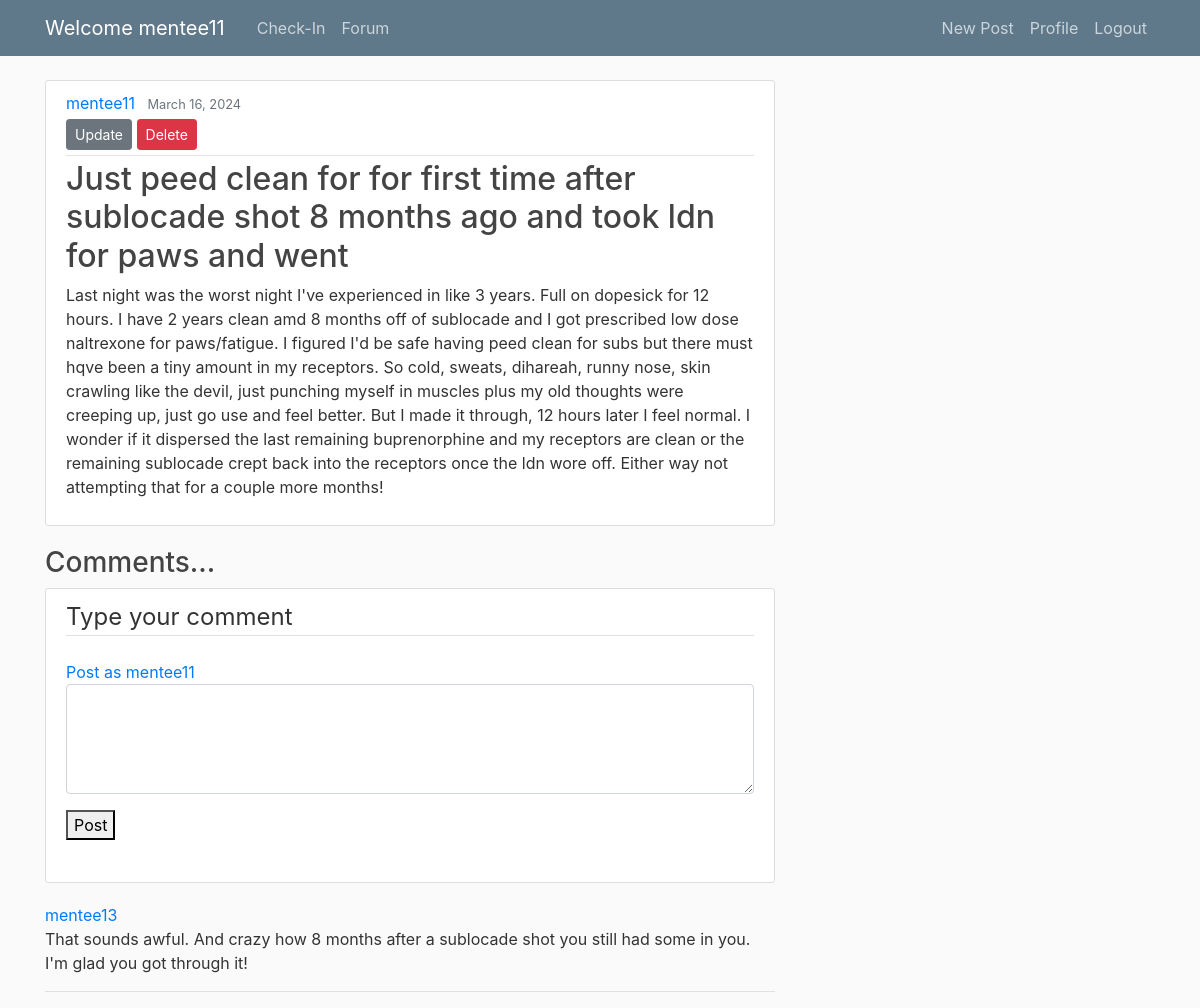
Screenshot of /feed/post/3/ (signed in) with the database file from the repository.
### feed/models.py (models this page shows, shortened)
class Post(models.Model):
    title = models.CharField(max_length=100)
    content = models.TextField()
    date_posted = models.DateTimeField(default=timezone.now)
    author = models.ForeignKey(User, on_delete=models.CASCADE)

class Comment(models.Model):
    content = models.TextField()
    date_posted = models.DateTimeField(default=timezone.now)
    comment_post = models.ForeignKey(Post, on_delete=models.CASCADE)
    author = models.ForeignKey(User, on_delete=models.CASCADE)
    class Meta:
        ordering=['-date_posted']

### feed/views.py (the view, shortened to what this page needs)
# urls.py: path('post/<int:pk>/', PostDetailView.as_view(), name ='post-detail'),
@method_decorator(login_required, name='dispatch')
class PostDetailView(DetailView):
    model = Post
    def get_context_data(self , **kwargs):
        data = super().get_context_data(**kwargs)
        connected_comments = Comment.objects.filter(comment_post=self.get_object())
        number_of_comments = connected_comments.count()
        logger.debug('Number of comments ::  {number_of_comments}')
        data['comments'] = connected_comments
        data['no_of_comments'] = number_of_comments
        data['comment_form'] = CommentForm()
        return data

### feed/forms.py
class CommentForm(forms.ModelForm):
    class Meta:
        model = Comment
        fields = ['content']
        labels = {
            'content': _(''),
        }
        widgets = {
            'content' : forms.Textarea(attrs={'rows': 4}),
        }

### feed/templates/feed/post_detail.html (shortened to what this page needs)
{% extends "feed/base.html" %}
{% load crispy_forms_tags %}
{% block content %}
  <article class="media content-section">
    <div class="media-body">
      <div class="article-metadata">
        <a class="mr-2" href="{% url 'user-posts' object.author.username %}">{{ object.author }}</a>
        <small class="text-muted">{{ object.date_posted|date:"F d, Y" }}</small>
        {% if object.author == user %}
          <div>
            <a class="btn btn-secondary btn-sm mt-1 mb-1" href="{% url 'post-update' object.id %}">Update</a>
            <a class="btn btn-danger btn-sm mt-1 mb-1" href="{% url 'post-delete' object.id %}">Delete</a>
          </div>
        {% endif %}
      </div>
      <h2 class="article-title">{{ object.title }}</h2>
      <p class="article-content">{{ object.content }}</p>
    </div>
  </article>
  <h3>Comments...</h3>
  {% if user.is_authenticated %}
  <div class="content-section">
        <form action="" method="POST" id="main_form" class="comment_form">
          <fieldset class="form-group">
            <legend class="border-bottom mb-4">Type your comment</legend>
            <a href="{% url 'user-posts' user.username %}"> Post as {{user.username }}</a>
            {{ comment_form|crispy }}
            {% if user.user_profile.role == 'mentor' %}
              <div class="form-group">
                <button type="button" name="generate_response" onclick="generateResponse()">Generate Response with AI</button>
                <button type="submit" value="Post">Post</button>
                <br>
                <label id="wait_message" style="color:rgb(32, 56, 210);"></label>
              </div>
            {% else %}
              <div class="form-group">
                <button type="submit" value="Post">Post</button>
              </div>
            {% endif %}
          </fieldset>
        </form>
  </div>
  {% endif %}
  <div>
    {% for comment in object.comment_set.all %}
    <a href="{% url 'user-posts' comment.author.username %}"> {{comment.author.username }}</a>
    <p> {{comment.content }}</p>
    <hr>
    {% endfor %}
  </div>
{% endblock content %}

### feed/templates/feed/base.html (shortened to what this page needs)
{% load static %}
<!DOCTYPE html>
<html>
<head>
    <link rel="stylesheet" href="https://maxcdn.bootstrapcdn.com/bootstrap/4.0.0/css/bootstrap.min.css">
    <link href="https://cdnjs.cloudflare.com/ajax/libs/font-awesome/6.0.0/css/all.min.css" rel="stylesheet"/>
    <link rel="stylesheet" type="text/css" href="{% static 'feed/main.css' %}">
</head>
<body>
    <header class="site-header">
      <nav class="navbar navbar-expand-md navbar-dark bg-steel fixed-top">
        <div class="container">
          {% if user.is_authenticated %}
                {% if user.is_superuser %}
                  <a class="navbar-brand mr-4" href="{% url 'survey-home' %}">Welcome {{user.username}}</a>
                {% elif user.user_profile.role == 'mentor' %}
                  <a class="navbar-brand mr-4" href="{% url 'vizual-home' %}">Welcome {{user.username}}</a>
                {% elif user.user_profile.role == 'mentee' %}
                  <a class="navbar-brand mr-4" href="{% url 'survey-home' %}">Welcome {{user.username}}</a>
                {% endif %}
              {% endif %}
          <div class="collapse navbar-collapse" id="navbarToggle">
            <div class="navbar-nav mr-auto">
              {% if user.is_authenticated %}
                {% if user.is_superuser %}
                  <a class="nav-item nav-link" href="{% url 'vizual-home' %}">Progress-Tracker</a>
                  <a class="nav-item nav-link" href="{% url 'survey-home' %}">Check-In</a>
                  <a class="nav-item nav-link" href="{% url 'feed-forum' %}">Forum</a>
                {% elif user.user_profile.role == 'mentor' %}
                  <a class="nav-item nav-link" href="{% url 'vizual-home' %}">Progress-Tracker</a>
                  <a class="nav-item nav-link" href="{% url 'feed-forum' %}">Forum</a>
                {% elif user.user_profile.role == 'mentee' %}
                  <a class="nav-item nav-link" href="{% url 'survey-home' %}">Check-In</a>
                  <a class="nav-item nav-link" href="{% url 'feed-forum' %}">Forum</a>
                {% endif %}
              {% endif %}
            </div>
            <div class="navbar-nav">
              {% if user.is_authenticated %}
                <a class="nav-item nav-link" href="{% url 'post-create' %}">New Post</a>
                <a class="nav-item nav-link" href="{% url 'profile' %}">Profile</a>
                <a class="nav-item nav-link" href="{% url 'logout' %}">Logout</a>
              {% else %}
                <a class="nav-item nav-link" href="{% url 'login' %}">Login</a>
                <a class="nav-item nav-link" href="{% url 'register' %}">Register</a>
              {% endif %}
            </div>
          </div>
        </div>
      </nav>
    </header>
    <main role="main" class="container">
      <div class="row">
        <div class="col-md-8">
          {% block content %}{% endblock %}
        </div>
        <div class="col-md-4">
        </div>
      </div>
    </main>
</body>
</html>

### feed/static/feed/main.css (style rules this page uses)
body { background: #fafafa; color: #333333; margin-top: 5rem; }
h1, h2, h3, h4, h5, h6 { color: #444444; }
.bg-steel { background-color: #5f788a; }
.site-header .navbar-nav .nav-link { color: #cbd5db; }
.content-section { background: #ffffff; padding: 10px 20px; border: 1px solid #dddddd; border-radius: 3px; margin-bottom: 20px; }
.article-title { color: #444444; }
.article-content { white-space: pre-line; }
.article-metadata { padding-bottom: 1px; margin-bottom: 4px; border-bottom: 1px solid #e3e3e3 }

### rows the page displays
Post: author "mentee11", date_posted "March 16, 2024", title "Just peed clean for for first time after sublocade shot 8 months ago and took ldn for paws and went", content "Last night was the worst night I've experienced in like 3 years. Full on dopesick for 12 hours. I have 2 years clean amd 8 months off of sublocade and I got prescribed low dose naltrexone for paws/fatigue. I figured I'd be safe having peed clean for subs but there must hqve been a tiny amount in my receptors. So cold, sweats, dihareah, runny nose, skin crawling like the devil, just punching myself in muscles plus my old thoughts were creeping up, just go use and feel better. But I made it through, 12 hours later I feel normal. I wonder if it dispersed the last remaining buprenorphine and my receptors are clean or the remaining sublocade crept back into the receptors once the ldn wore off.…"
Comment: author.username "mentee13", content "That sounds awful. And crazy how 8 months after a sublocade shot you still had some in you. I'm glad you got through it!"

### other values shown
{{ user.username }} "mentee11"
